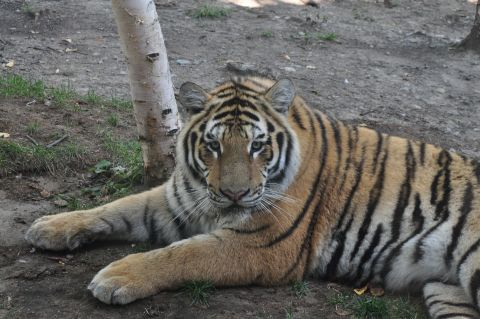
#> input picture 6.颜色空间转换/img/tiger.jpg, 480 x 319 px
$ python '颜色空间转换.py'
#> lines starting #> are read from the running program, lines starting #| are printed output that depends on the picture; after the words box and inside, x2 and y2 are one past the last pixel; in counts of white or black regions, pixels touching at a corner belong together
import cv2

if __name__ == '__main__':

    src = cv2.imread("img/tiger.jpg")
#> src is the input picture: shape (319, 480, 3); mean B, G, R 95.9, 100.7, 102.7
    cv2.namedWindow("rgb", cv2.WINDOW_AUTOSIZE)
    cv2.imshow("rgb", src)

    # RGB to HSV
    hsv = cv2.cvtColor(src, cv2.COLOR_BGR2HSV)
#> hsv: shape (319, 480, 3); mean H, S, V 57.4, 29.5, 105.6
    cv2.imshow("hsv", hsv)

    # RGB to YUV
    yuv = cv2.cvtColor(src, cv2.COLOR_BGR2YUV)
#> yuv: shape (319, 480, 3); mean of channels 0, 1, 2 100.8, 125.7, 129.7
    cv2.imshow("yuv", yuv)

    # RGB to YCrCb
    ycrcb = cv2.cvtColor(src, cv2.COLOR_BGR2YCrCb)
#> ycrcb: shape (319, 480, 3); mean of channels 0, 1, 2 100.8, 129.3, 125.3
    cv2.imshow("ycrcb", ycrcb)

    src2 = cv2.imread("img/tiger.jpg")
    cv2.imshow("src2", src2)
    hsv = cv2.cvtColor(src2, cv2.COLOR_BGR2HSV)
    # 获取掩膜
    mask = cv2.inRange(hsv, (35, 43, 46), (99, 255, 255))
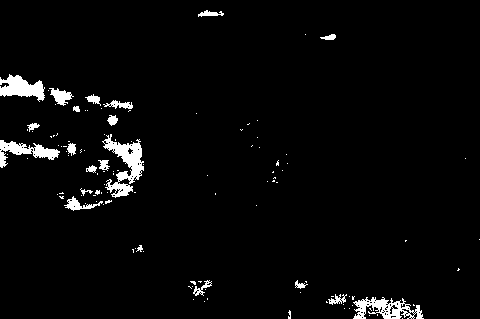
#> mask: shape (319, 480); 3.3% white; 116 white regions (95 under 20 px), largest, box (x1, y1, x2, y2) and area: (102, 134, 144, 198) 1111, (353, 297, 424, 319) 799, (0, 74, 45, 102) 716
    cv2.imshow("mask", mask)

    cv2.waitKey(0)
    cv2.destroyAllWindows()
